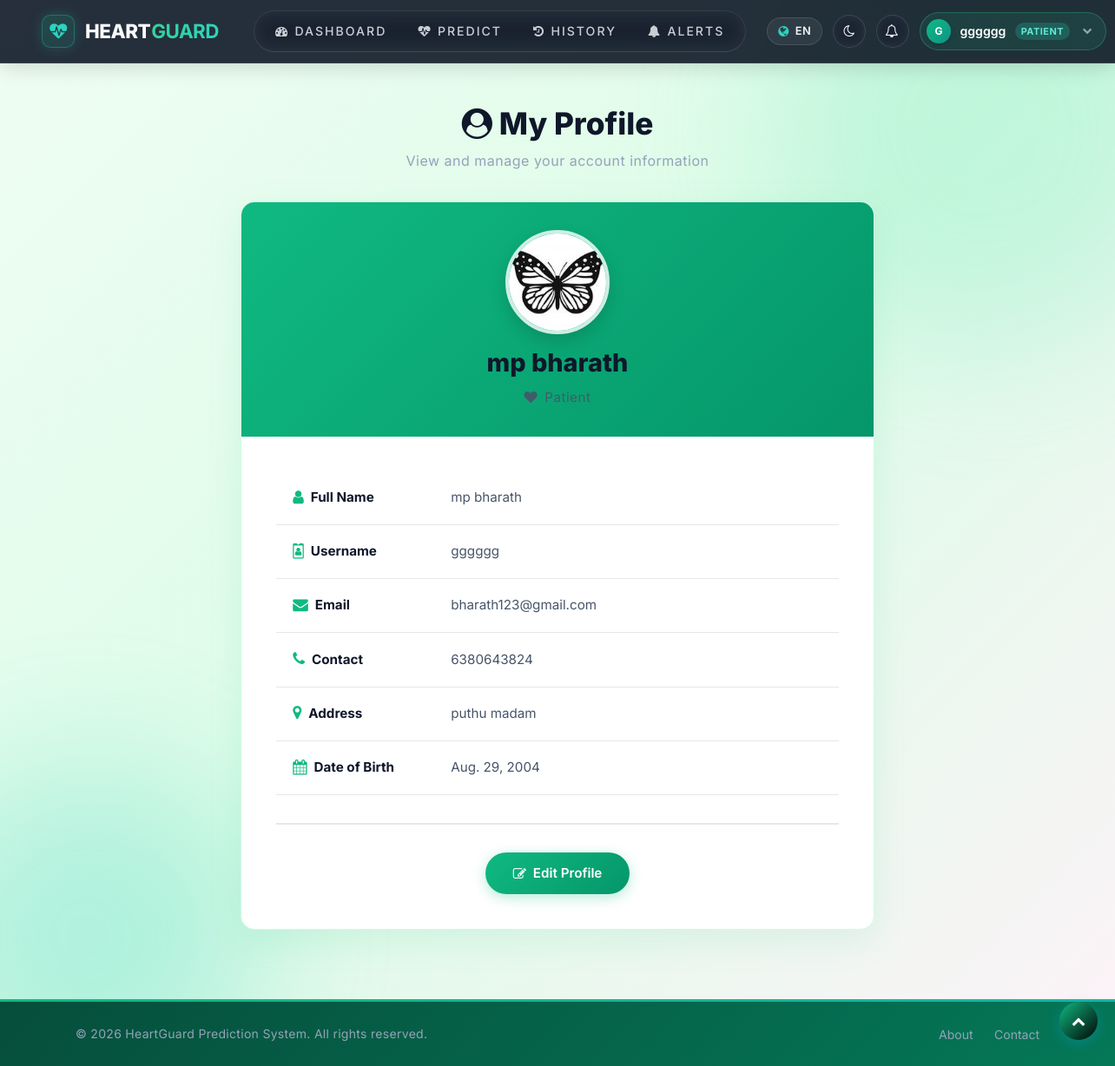
Page /profile_doctor (signed in) on the committed database.
### health/models.py (models this page shows, shortened)
class Patient(models.Model):
    user = models.ForeignKey(User, on_delete=models.CASCADE, null=True)
    contact = models.CharField(max_length=100, null=True)
    address = models.CharField(max_length=100, null=True)
    dob = models.DateField(null=True)
    image = models.FileField(null=True)

### health/views.py (the view)
# urls.py: path('profile_doctor', View_My_Detail,name="profile_doctor"),
@login_required(login_url="login")
def View_My_Detail(request):
    user = User.objects.get(id=request.user.id)
    error = ""
    try:
        sign = Patient.objects.get(user=user)
        error = "pat"
    except Patient.DoesNotExist:
        try:
            sign = Doctor.objects.get(user=user)
            error = "doc"
        except Doctor.DoesNotExist:
            sign = user
            error = "admin"
    d = {'error': error, 'pro': sign, 'profile_user': user}
    return render(request,'profile_doctor.html',d)

### health/templates/profile_doctor.html (shortened to what this page needs)
{% extends 'index.html' %}
{% load static %}
{% block body %}
<div class="profile-container">
    <div class="container">
        <div class="profile-header">
            <h1><i class="fa fa-user-circle mr-2"></i>My Profile</h1>
            <p>View and manage your account information</p>
        </div>
        <div class="row justify-content-center">
            <div class="col-lg-8">
                <div class="profile-card">
                    <div class="profile-card-header">
                        {% if error != "admin" and pro.image %}
                            <img src="{{pro.image.url}}" alt="Profile" class="profile-image">
                        {% else %}
                            <div class="profile-image" style="background: rgba(255,255,255,0.2); display: flex; align-items: center; justify-content: center;">
                                <i class="fa fa-user" style="font-size: 3rem; color: white;"></i>
                            </div>
                        {% endif %}
                        <h2 class="profile-name">
                            {% if profile_user.first_name or profile_user.last_name %}
                                {{profile_user.first_name}} {{profile_user.last_name}}
                            {% else %}
                                {{profile_user.username}}
                            {% endif %}
                        </h2>
                        {% if error == "admin" %}
                            <p class="profile-role"><i class="fa fa-shield mr-2"></i>Administrator</p>
                        {% elif error != "pat" %}
                            <p class="profile-role"><i class="fa fa-stethoscope mr-2"></i>{{pro.category|default:"Doctor"}}</p>
                        {% else %}
                            <p class="profile-role"><i class="fa fa-heart mr-2"></i>Patient</p>
                        {% endif %}
                    </div>
                    <div class="profile-body">
                        <div class="profile-field">
                            <div class="profile-label">
                                <i class="fa fa-user"></i> Full Name
                            </div>
                            <div class="profile-value">
                                {% if profile_user.first_name or profile_user.last_name %}
                                    {{profile_user.first_name}} {{profile_user.last_name}}
                                {% else %}
                                    {{profile_user.username}}
                                {% endif %}
                            </div>
                        </div>
                        <div class="profile-field">
                            <div class="profile-label">
                                <i class="fa fa-id-badge"></i> Username
                            </div>
                            <div class="profile-value">
                                {{profile_user.username}}
                            </div>
                        </div>
                        <div class="profile-field">
                            <div class="profile-label">
                                <i class="fa fa-envelope"></i> Email
                            </div>
                            <div class="profile-value">
                                {{profile_user.email|default:"Not specified"}}
                            </div>
                        </div>
                        {% if error != "admin" or pro.contact %}
                        <div class="profile-field">
                            <div class="profile-label">
                                <i class="fa fa-phone"></i> Contact
                            </div>
                            <div class="profile-value">
                                {{pro.contact|default:"Not provided"}}
                            </div>
                        </div>
                        {% endif %}
                        {% if error != "admin" or pro.address %}
                        <div class="profile-field">
                            <div class="profile-label">
                                <i class="fa fa-map-marker"></i> Address
                            </div>
                            <div class="profile-value">
                                {{pro.address|default:"Not provided"}}
                            </div>
                        </div>
                        {% endif %}
                        {% if pro.dob %}
                        <div class="profile-field">
                            <div class="profile-label">
                                <i class="fa fa-calendar"></i> Date of Birth
                            </div>
                            <div class="profile-value">
                                {{pro.dob}}
                            </div>
                        </div>
                        {% endif %}
                        <div class="profile-actions">
                            <a href="{% url 'edit_profile' %}" class="btn-primary-profile">
                                <i class="fa fa-edit"></i> Edit Profile
                            </a>
                        </div>
                    </div>
                </div>
            </div>
        </div>
    </div>
</div>
{% endblock %}

### health/templates/index.html (shortened to what this page needs)
<!DOCTYPE html>
{% load static %}
<html lang="en" id="htmlRoot">
<head>
	<link rel="stylesheet" href="{% static 'css/bootstrap.css' %}">
	<link href="{% static 'css/css_slider.css' %}" type="text/css" rel="stylesheet" media="all">
	<link rel="stylesheet" href="{% static 'css/style.css' %}" type="text/css" media="all" />
	<link href="{% static 'css/font-awesome.min.css' %}" rel="stylesheet">
	<link rel="stylesheet" href="https://cdnjs.cloudflare.com/ajax/libs/animate.css/4.1.1/animate.min.css"/>
<link rel='stylesheet' type='text/css' href="https://cdn.datatables.net/1.10.21/css/jquery.dataTables.min.css">
<link rel='stylesheet' type='text/css' href="https://cdn.datatables.net/buttons/1.6.2/css/buttons.dataTables.min.css">
</head>
<body>
	<div id="home">
		<nav class="modern-navbar" id="mainNavbar">
			<div class="container-fluid px-lg-5">
				<div class="navbar-container">
					<a href="{% url 'home' %}" class="navbar-brand">
						<div class="navbar-brand-icon-wrap">
							<i class="fa fa-heartbeat"></i>
						</div>
						<span class="brand-main">Heart<span class="brand-accent">Guard</span></span>
					</a>
					<div class="navbar-menu" id="navbarMenu">
						{% if request.user.patient_set.all.0 %}
							<a href="{% url 'patient_home' %}" class="nav-link-item"><i class="fa fa-dashboard"></i> <span data-i18n="dashboard">Dashboard</span></a>
							<a href="/add_heartdetail" class="nav-link-item"><i class="fa fa-heartbeat"></i> <span data-i18n="predict">Predict</span></a>
							<a href="/view_search_pat" class="nav-link-item"><i class="fa fa-history"></i> <span data-i18n="history">History</span></a>
							<a href="{% url 'view_notifications' %}" class="nav-link-item"><i class="fa fa-bell"></i> Alerts</a>
						{% endif %}
					</div>
					<div class="navbar-auth">
						<button class="lang-switch-btn" id="languageToggle" title="Switch Language / மொழியை மாற்றவும்" aria-label="Toggle language">
							<i class="fa fa-globe"></i>
							<span id="langLabel">EN</span>
						</button>
						<button class="nav-icon-btn" id="themeToggleBtn" title="Toggle Dark / Light Mode" aria-label="Toggle dark mode">
							<i class="fa fa-moon-o" id="themeIcon"></i>
						</button>
						{% if request.user.is_authenticated %}
							<a href="{% url 'view_notifications' %}" class="nav-icon-btn" title="Notifications" aria-label="Notifications" style="text-decoration:none;"><i class="fa fa-bell-o"></i></a>
							<div class="navbar-dropdown" id="userMenuDropdown">
								<button class="navbar-user-pill" type="button" aria-expanded="false">
									<div class="navbar-user-avatar">
										{{ request.user.username|make_list|first|upper }}
									</div>
									<span class="navbar-user-name">{{ request.user.username }}</span>
									{% if request.user.is_staff %}
										<span class="navbar-user-role">Admin</span>
									{% elif request.user.doctor_set.all.0 %}
										<span class="navbar-user-role">Doctor</span>
									{% else %}
										<span class="navbar-user-role">Patient</span>
									{% endif %}
									<i class="fa fa-chevron-down ml-1 chevron-icon" style="font-size: 0.7rem; color: #94a3b8;"></i>
								</button>
							</div>
						{% endif %}
					</div>
				</div>
			</div>
		</nav>
		{% block body %}
		{% endblock %}
	</div>
	<div class="footer-custom copy-w3pvt">
		<div class="container py-4">
			<div class="row align-items-center">
				<div class="col-md-6 text-center text-md-left">
					<p class="m-0">&copy; 2026 HeartGuard Prediction System. All rights reserved.</p>
				</div>
				<div class="col-md-6 text-center text-md-right mt-2 mt-md-0">
					<a href="{% url 'about' %}" style="color: #94a3b8; margin-right: 20px; font-size: 14px; transition: color 0.3s;">About</a>
					<a href="{% url 'contact' %}" style="color: #94a3b8; font-size: 14px; transition: color 0.3s;">Contact</a>
				</div>
			</div>
		</div>
	</div>
	<a href="#home" class="move-top text-center"><i class="fa fa-chevron-up text-white" style="font-size:16px;"></i></a>
</body>
</html>

### health/static/css/style.css (style rules this page uses)
:root { --primary: #0ea5e9; --primary-dark: #0284c7; --primary-light: #38bdf8; --accent: #f43f5e; --accent-light: #fb7185; --text-main: #0f172a; --text-light: #475569; --text-muted: #94a3b8; --bg-light: #f0f9ff; --white: #ffffff; --border: #e2e8f0; --border-radius: 14px; }
body { padding: 0; margin: 0; background: var(--bg-light); font-family: 'Inter', sans-serif; color: var(--text-main); overflow-x: hidden; }
body a, body button { transition: all 0.3s ease; text-decoration: none; }
html { scroll-behavior: smooth; }
h1, h2, h3, h4, h5, h6 { margin: 0; padding: 0; font-family: 'Inter', sans-serif; font-weight: 600; color: var(--text-main); }
p { margin: 0; padding: 0; font-size: 15px; letter-spacing: 0.5px; line-height: 1.8; color: var(--text-light); font-family: 'Inter', sans-serif; }
a.move-top { width: 34px; height: 34px; background: url(../images/move-top.png) no-repeat; display: inline-block; position: fixed; bottom: 4%; right: 2%; z-index: 0; }
#home { position: relative; }
nav { margin: 0; padding: 0; }
nav:after { content: ""; display: table; clear: both; }
nav a { padding: 0; color: #fff; font-size: 13px; letter-spacing: 2px; font-weight: 700; text-transform: uppercase; display: inline-block; transition: 0.5s all; -webkit-transition: 0.5s all; -moz-transition: 0.5s all; -o-transition: 0.5s all; -ms-transition: 0.5s all; }

### health/templates/profile_doctor.html (style rules this page uses)
.profile-container { padding: 3rem 0; background: transparent; min-height: 100vh; }
.profile-header { text-align: center; margin-bottom: 2rem; }
.profile-header h1 { font-size: 2.2rem; font-weight: 800; color: var(--text-primary); margin: 0 0 0.5rem 0; }
.profile-header p { color: var(--text-muted); font-size: 1rem; }
.profile-card { background: var(--surface); border-radius: 16px; box-shadow: 0 12px 40px rgba(16, 185, 129, 0.1); overflow: hidden; border: 1px solid #d1fae5; margin-bottom: 2rem; }
.profile-card-header { background: linear-gradient(135deg, #10b981 0%, #059669 100%); padding: 2rem; color: white; text-align: center; }
.profile-image { width: 120px; height: 120px; border-radius: 50%; border: 4px solid rgba(255, 255, 255, 0.8); margin: 0 auto 1rem; object-fit: cover; box-shadow: 0 8px 20px rgba(0, 0, 0, 0.15); }
.profile-name { font-size: 1.8rem; font-weight: 800; margin: 0; }
.profile-role { font-size: 0.95rem; opacity: 0.9; margin-top: 0.5rem; }
.profile-body { padding: 2.5rem; }
.profile-field { display: grid; grid-template-columns: 150px 1fr; gap: 2rem; padding: 1.2rem; border-bottom: 1px solid #e5e7eb; align-items: start; }
.profile-label { font-weight: 700; color: var(--text-primary); font-size: 0.95rem; display: flex; align-items: center; gap: 0.5rem; }
.profile-label i { color: #10b981; font-size: 1.1rem; }
.profile-value { color: var(--text-secondary); font-size: 0.95rem; }
.profile-actions { display: flex; gap: 1rem; margin-top: 2rem; padding-top: 2rem; border-top: 2px solid #e5e7eb; justify-content: center; }
.btn-primary-profile { background: linear-gradient(135deg, #10b981 0%, #059669 100%); color: white !important; border: none; border-radius: 50px; padding: 0.8rem 2rem; font-weight: 600; font-size: 0.95rem; cursor: pointer; transition: all 0.3s cubic-bezier(0.4, 0, 0.2, 1); box-shadow: 0 4px 15px rgba(16, 185, 129, 0.3); text-decoration: none; display: inline-flex; align-items: center; gap: 0.5rem; }

### rows in the picture
Patient: image (picture), contact "6380643824", address "puthu madam", dob "Aug. 29, 2004"

### other values in the picture
{{ request.user.username|make_list|first|upper }} "G"
{{ request.user.username }} "gggggg"
{{ profile_user.first_name }} "mp"
{{ profile_user.last_name }} "bharath"
{{ profile_user.username }} "gggggg"
{{ profile_user.email|default:"Not specified" }} "bharath123@gmail.com"
